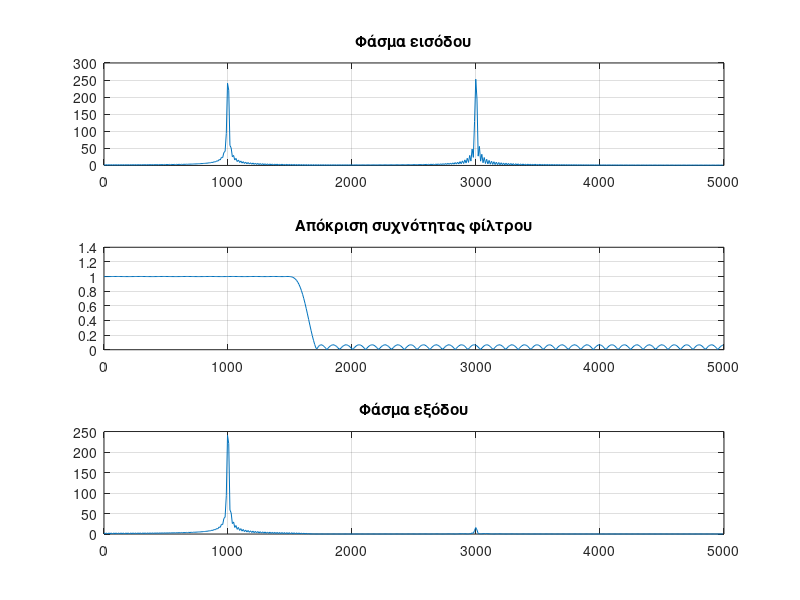

Here is the MATLAB script that generated this plot:
% Example 13.8
clear all; clc

Fs = 10000; Ts = 1/Fs; 		% Ορισμός συχνότητας και περιόδου δειγματοληψίας
M = 512; n = 0:1:M-1; 		% Δημιουργία κλίμακας χρόνου
f = 0 : Fs/(2*M) : (Fs/2)-1; 	% Δημιουργία κλίμακας συχνότητας
x = cos(2000*pi*n*Ts) + cos(6000*pi*n*Ts); 	% Δημιουργία σήματος εισόδου
X = freqz(x, 1, 512, Fs);    	% Υπολογισμός φάσματος του σήματος εισόδου

% Προδιαγραφές βαθυπερατού (LPF) FIR φίλτρου
fp = 1500;  	% Συχνότητα αποκοπής ζώνης διέλευσης
fs = 1700;  	% Συχνότητα αποκοπής ζώνης αποκοπής
dp = 0.001; 	% Απόκλιση στη ζώνη διέλευσης   
ds = 0.1;   	% Απόκλιση στη ζώνη αποκοπής
F = [fp fs]; A = [1 0]; Deviation = [dp ds]; 

% Εύρεση βέλτιστης τάξης φίλτρου
[N, Fo, Ao, W] = firpmord(F, A, Deviation, Fs)

% Εύρεση κρουστικής απόκρισης φίλτρου (ParksMcClellan)
h = firpm(N, Fo, Ao, W);

% Υπολογισμός απόκρισης συχνότητας φίλτρου
H = freqz(h, 1, 512, Fs);

% Υπολογισμός σήματος εξόδου
y = conv(h, x, 'full');

% Υπολογισμός φάσματος του σήματος εξόδου
Y = freqz(y, 1, 512, Fs);

% Σχεδιασμός φασμάτων πλάτους (εισόδου, φίλτρου, εξόδου)
figure(1); subplot(311); plot(f, abs(X)); title('Φάσμα εισόδου'); grid on
subplot(312); plot(f, abs(H)); title('Απόκριση συχνότητας φίλτρου'); grid on; 
subplot(313); plot(f, abs(Y)); title('Φάσμα εξόδου'); grid on
